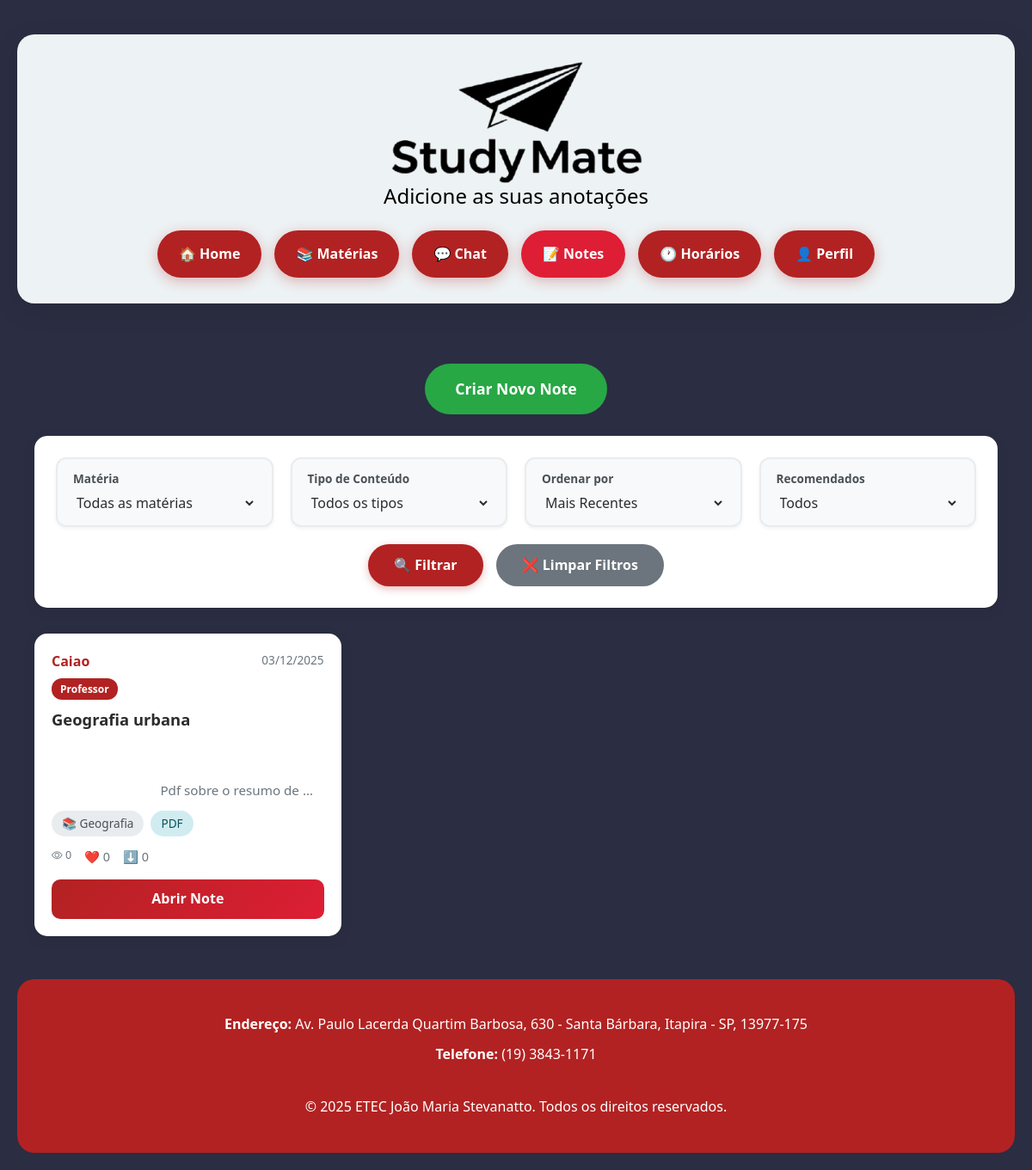
Screenshot of /notes/ (signed in) with the database file from the repository.
### notes/models.py (models this page shows, shortened)
class Note(models.Model):
    FILE_TYPES = [
        ('DOC', 'Documento Word'),
        ('PDF', 'PDF'),
        ('PPT', 'Apresentação'),
        ('LINK', 'Link Externo'),
    ]
    author = models.ForeignKey(User, on_delete=models.CASCADE, related_name='notes', verbose_name='Autor')
    title = models.CharField(max_length=50, verbose_name='Título')
    description = models.TextField(max_length=400, blank=True, verbose_name='Descrição')
    file_type = models.CharField(max_length=10, choices=FILE_TYPES, verbose_name='Tipo')
    file = models.FileField(
        upload_to='notes_files/',
        null=True,
        blank=True,
        validators=[validate_file_size, validate_file_extension],
        verbose_name='Arquivo'
    )
    link = models.URLField(null=True, blank=True, verbose_name='Link')
    subject_new = models.ForeignKey(
        Materia,
        on_delete=models.SET_NULL,
        null=True,
        blank=True,
        verbose_name='Matéria',
        related_name='notes'
    )
    is_recommended = models.BooleanField(default=False, verbose_name='Recomendado')
    created_at = models.DateTimeField(default=timezone.now, verbose_name='Criado em')
    views = models.PositiveIntegerField(default=0, db_index=True, verbose_name='Visualizações')
    likes = models.PositiveIntegerField(default=0, db_index=True, verbose_name='Curtidas')
    downloads = models.PositiveIntegerField(default=0, db_index=True, verbose_name='Downloads')
    class Meta:
        ordering = ['-is_recommended', '-likes', '-views', '-downloads', '-created_at']
        verbose_name = 'Note'
        verbose_name_plural = 'Notes'
        indexes = [
            models.Index(fields=['-likes', '-views']),
            models.Index(fields=['subject_new']),
            models.Index(fields=['-created_at']),
        ]

class Materia(models.Model):
    nome = models.CharField(max_length=100, unique=True, verbose_name='Nome da Matéria')
    class Meta:
        verbose_name = 'Matéria (Notes)'
        verbose_name_plural = 'Matérias (Notes)'
        ordering = ['nome']

### accounts/models.py (models this page shows, shortened)
class User(AbstractUser):
    USER_TYPE_CHOICES = (
        ('admin', 'Administrador'),
        ('professor', 'Professor'),
        ('aluno', 'Aluno'),  # Atualizado de 'estudante' para 'aluno'
    )
    user_type = models.CharField(
        max_length=20,
        choices=USER_TYPE_CHOICES,
        default='aluno',  # Atualizado
        verbose_name='Tipo de Usuário'
    )
    matricula = models.CharField(max_length=20, blank=True, null=True, verbose_name='Matrícula')
    telefone = models.CharField(max_length=15, blank=True, null=True, verbose_name='Telefone')
    first_login = models.BooleanField(default=True, verbose_name='Primeiro Login')
    class Meta:
        verbose_name = 'Usuário'
        verbose_name_plural = 'Usuários'

### notes/views.py (the view)
# urls.py: path('', views.notes_list, name='list'),
def notes_list(request):
    qs = Note.objects.select_related('author', 'subject_new').prefetch_related('comments')
    subject = request.GET.get('subject', '')
    file_type = request.GET.get('file_type', '')
    order = request.GET.get('order', 'recent')
    recommended = request.GET.get('recommended', '')
    if subject:
        qs = qs.filter(subject_new_id=subject)
    if file_type:
        qs = qs.filter(file_type=file_type)
    if recommended == 'true':
        qs = qs.filter(is_recommended=True)
    ordering_map = {
        'recent': '-created_at',
        'likes': '-likes',
        'views': '-views',
        'downloads': '-downloads'
    }
    qs = qs.order_by(ordering_map.get(order, '-created_at'))
    paginator = Paginator(qs, 12)
    page_number = request.GET.get('page', 1)
    page_obj = paginator.get_page(page_number)
    materias = Materia.objects.all().order_by('nome')
    context = {
        'page_obj': page_obj,
        'materias': materias,
        'file_types': Note.FILE_TYPES,
        'current_subject': subject,
        'current_file_type': file_type,
        'current_order': order,
    }
    return render(request, 'notes/notes_list.html', context)

### notes/templates/notes/notes_list.html (shortened to what this page needs)
<!DOCTYPE html>
<html lang="pt-br">
<head>
    {% load static %}
    <link href="https://cdn.jsdelivr.net/npm/bootstrap@5.3.0/dist/css/bootstrap.min.css" rel="stylesheet">
    <link rel="stylesheet" href="https://cdn.jsdelivr.net/npm/bootstrap-icons@1.11.1/font/bootstrap-icons.css">
</head>
<body>
    <div class="container1">
        <div class="header">
            <img src="{% static 'study/img/logoStudyMate.png' %}" height="144px" width="293" alt="StudyMate Logo">
            <h4>Adicione as suas anotações</h4>
            <div class="nav">
                <a href="{% url 'study:home' %}">🏠 Home</a>
                <a href="{% url 'materias:home' %}" class="nav-btn">📚 Matérias</a>
                <a href="{% url 'chat:lista' %}">💬 Chat</a>
                <a href="{% url 'notes:list' %}" class="active">📝 Notes</a>
                <a href="{% url 'horarios:home' %}">🕐 Horários</a>
                {% if user.is_authenticated %}
                    <a href="{% url 'perfil:perfil' %}">👤 Perfil</a>
                {% else %}
                    <a href="{% url 'accounts:login' %}">🔐 Login</a>
                {% endif %}
            </div>
        </div>
        <div class="container">
            {% if user.is_authenticated %}
            <div class="create-note-section">
                <button class="btn-create-note" data-bs-toggle="modal" data-bs-target="#createNoteModal">
                     Criar Novo Note
                </button>
            </div>
            {% endif %}
            <div class="filters-section">
                <form method="get" id="filterForm">
                    <div class="filter-row">
                        <div class="filter-box">
                            <label> Matéria</label>
                            <select name="subject" id="subjectFilter" class="filter-field">
                                <option value="">Todas as matérias</option>
                            </select>
                        </div>
                        <div class="filter-box">
                            <label> Tipo de Conteúdo</label>
                            <select name="file_type" id="typeFilter" class="filter-field">
                                <option value="">Todos os tipos</option>
                            </select>
                        </div>
                        <div class="filter-box">
                            <label> Ordenar por</label>
                            <select name="order" id="orderFilter" class="filter-field">
                                <option value="recent" {% if current_order == 'recent' %}selected{% endif %}>Mais Recentes</option>
                            </select>
                        </div>
                        <div class="filter-box">
                            <label> Recomendados</label>
                            <select name="recommended" id="recommendedFilter" class="filter-field">
                                <option value="">Todos</option>
                            </select>
                        </div>
                    </div>
                    <div class="filter-actions" id="filterActions">
                        <button type="submit" class="btn-filter" id="btnFiltrar">🔍 Filtrar</button>
                        <a href="{% url 'notes:list' %}" class="btn-clear" id="btnLimpar">❌ Limpar Filtros</a>
                    </div>
                </form>
            </div>
            <div class="notes-grid">
                {% for note in page_obj %}
                    <div class="note-card">
                        <div class="note-header">
                            <div class="note-author-badges">
                                <span class="note-author">{{ note.author.username }}</span>
                                <div class="badges-row">
                                    {% if note.author.user_type == 'professor' or note.author.is_staff %}
                                        <span class="badge-professor"> Professor</span>
                                    {% endif %}
                                </div>
                            </div>
                            <span class="note-date">{{ note.created_at|date:"d/m/Y" }}</span>
                        </div>
                        <h3 class="note-title">{{ note.title }}</h3>
                        <p class="note-description">
                            {% if note.description %}
                                {{ note.description }}
                            {% else %}
                                <em>Sem descrição</em>
                            {% endif %}
                        </p>
                        <div class="note-badges">
                            {% if note.subject_new %}
                                <span class="badge-subject">📚 {{ note.subject_new.nome }}</span>
                            {% endif %}
                            <span class="badge-type">{{ note.get_file_type_display }}</span>
                        </div>
                        <div class="note-metrics">
                            <small title="Visualizações"><i class="bi bi-eye"></i> {{ note.views }}</small>
                            <span title="Curtidas">❤️ {{ note.likes }}</span>
                            <span title="Downloads">⬇️ {{ note.downloads }}</span>
                        </div>
                        <a href="{% url 'notes:detail' note.pk %}" class="btn-open-note">
                             Abrir Note
                        </a>
                    </div>
                {% endfor %}
            </div>
        </div>
        <footer>
            <p style="margin-bottom: 10px;">
                <strong>Endereço:</strong>
                <a href="https://maps.app.goo.gl/dj6vG36bioJgcc2x8"
                target="_blank"
                rel="noopener noreferrer"
                style="color: white; text-decoration: none; cursor: pointer; transition: opacity 0.3s ease;"
                onmouseover="this.style.opacity='0.8'"
                onmouseout="this.style.opacity='1'">
                    Av. Paulo Lacerda Quartim Barbosa, 630 - Santa Bárbara, Itapira - SP, 13977-175
                </a>
            </p>
            <p style="margin-bottom: 10px;">
                <strong>Telefone:</strong>
                <span onclick="copiarTelefone()"
                    style="color: white; cursor: pointer; transition: opacity 0.3s ease;"
                    onmouseover="this.style.opacity='0.8'"
                    onmouseout="this.style.opacity='1'">
                    (19) 3843-1171
                </span>
            </p>
            <br>
            <p style="margin: 0;">
                <a href="https://www.etecitapira.com.br/"
                target="_blank"
                rel="noopener noreferrer"
                style="color: white; text-decoration: none; cursor: pointer; transition: opacity 0.3s ease;"
                onmouseover="this.style.opacity='0.8'"
                onmouseout="this.style.opacity='1'">
                    &copy; 2025 ETEC João Maria Stevanatto. Todos os direitos reservados.
                </a>
            </p>
        </footer>
    </div>
</body>
</html>

### rows the page displays
Note: author.username "Caiao", shows "Professor", created_at "03/12/2025", title "Geografia urbana", description "Pdf sobre o resumo…", subject_new.nome "Geografia", file_type "PDF", views "0", likes "0", downloads "0"
